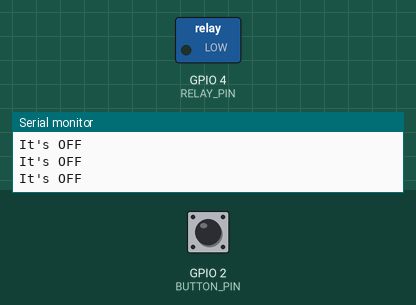
Recording of a sketch running on a simulated ESP32. Shown: switched loads named in the sketch (green lamp = pin HIGH), the last lines printed to the serial monitor. The test bench sets the inputs (shaded band); at power-on: GPIO 2 (BUTTON_PIN) HIGH. Nothing arrives over Bluetooth unless stated; a phone connects over Bluetooth LE 3 s after start.

Above: at 1.2 s.
1.3 s: GPIO 2 (BUTTON_PIN) pulled LOW for 0.15 s
At 1.44 s:
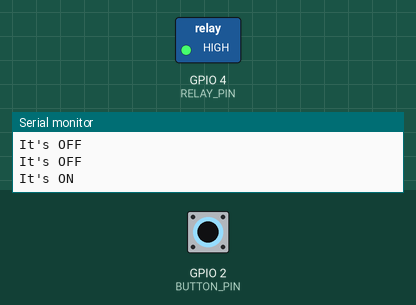
3.0 s: GPIO 2 (BUTTON_PIN) pulled LOW for 3.2 s
At 6.8 s:
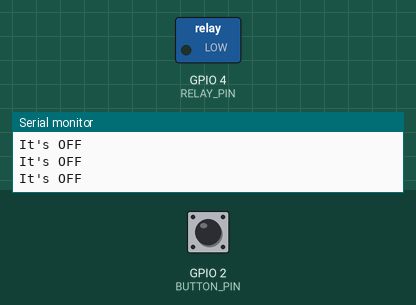
Timing chart, 0 to 8.3 s (numbered marks = the images above; inputs shaded):
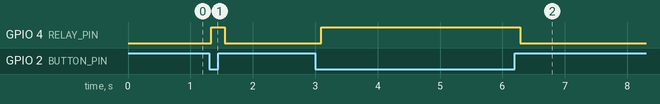

The sketch:

ARC.ino
```cpp
#include <BLEDevice.h>
#include <BLEServer.h>
#include <BLEUtils.h>
#include <BLE2902.h>

BLEServer* pServer = NULL;
BLECharacteristic* pCharacteristic = NULL;
bool deviceConnected = false;
bool oldDeviceConnected = false;
bool relayState = false;

#define SERVICE_UUID        "6E400001-B5A3-F393-E0A9-E50E24DCCA9E"
#define CHARACTERISTIC_UUID "6E400002-B5A3-F393-E0A9-E50E24DCCA9E"
#define BUTTON_PIN          2  // Change this to the GPIO pin connected to the press switch
#define RELAY_PIN           4  // Change this to the GPIO pin connected to the relay module

class MyServerCallbacks: public BLEServerCallbacks {
    void onConnect(BLEServer* pServer) {
      // Handle connections
      deviceConnected = true;
    }

    void onDisconnect(BLEServer* pServer) {
      // Handle disconnections
      deviceConnected = false;
    }
};

void setup() {
  Serial.begin(115200);

  pinMode(BUTTON_PIN, INPUT_PULLUP);
  pinMode(RELAY_PIN, OUTPUT);
  digitalWrite(RELAY_PIN, LOW);

  BLEDevice::init("YourESP32");
  pServer = BLEDevice::createServer();
  pServer->setCallbacks(new MyServerCallbacks());

  BLEService *pService = pServer->createService(SERVICE_UUID);

  pCharacteristic = pService->createCharacteristic(
                      CHARACTERISTIC_UUID,
                      //                      BLECharacteristic::PROPERTY_READ |
                      //                      BLECharacteristic::PROPERTY_WRITE |
                      BLECharacteristic::PROPERTY_NOTIFY //|
                      //                      BLECharacteristic::PROPERTY_INDICATE
                    );

  pCharacteristic->addDescriptor(new BLE2902());

  pService->start();

  BLEAdvertising *pAdvertising = pServer->getAdvertising();
  pAdvertising->start();
  //  Serial.println("Waiting a client connection to notify...");
  if (deviceConnected == true) {
    Serial.println("Device connected");
  }
  else {
    Serial.println("Waiting a client connection to notify...");
  }
}

void loop() {
  if (digitalRead(BUTTON_PIN) == LOW) {
    //    if (!relayState) {
    // Button pressed, notify phone and turn on relay
    const char* message = "Danger";
    pCharacteristic->setValue(message);
    pCharacteristic->notify();
    delay(10);
    digitalWrite(RELAY_PIN, HIGH);
    Serial.println("It's ON");
    relayState = true;
    //  }
  } else {
    //    if (relayState) {
    // Button released, turn off relay
    const char* message = "Not Danger";
    pCharacteristic->setValue(message);
    pCharacteristic->notify();
    delay(10);
    digitalWrite(RELAY_PIN, LOW);
    Serial.println("It's OFF");
    relayState = false;
  }
  //}

  delay(100);
}
```

Measured:
- after the input at 1.3 s, GPIO 4 (RELAY_PIN): LOW → HIGH at once, → LOW 0.22 s later
- after the input at 3.0 s, GPIO 4 (RELAY_PIN): LOW → HIGH after 0.09 s, → LOW 3.2 s later
